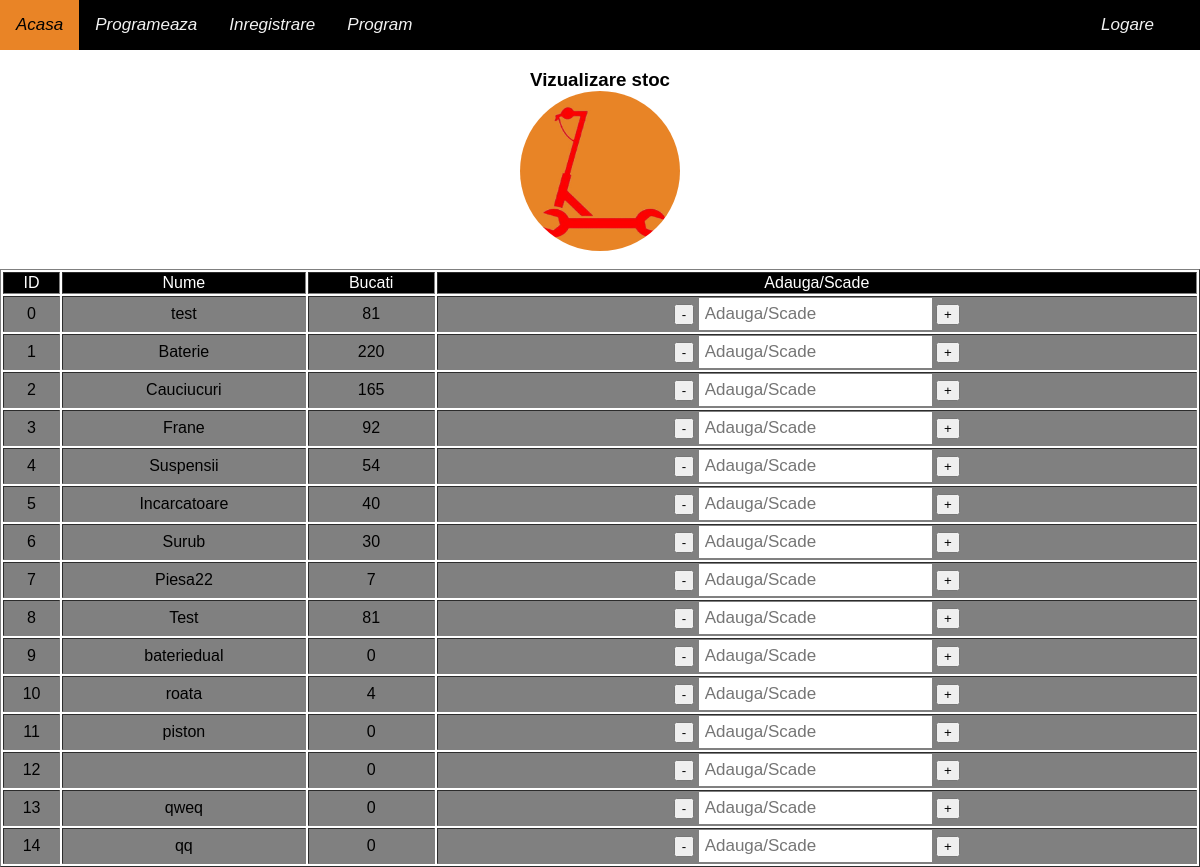
/stoc.php, run on an earlier commit of the app's database.
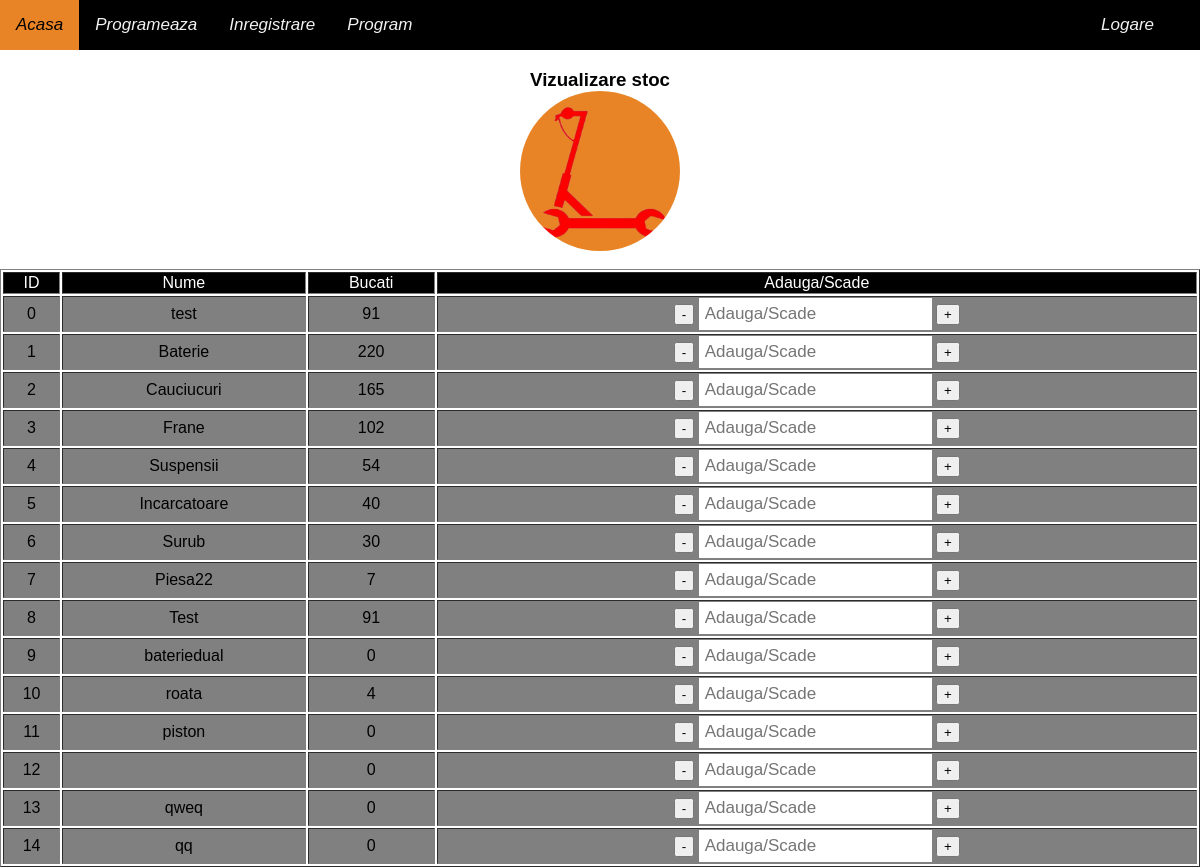
And on a later commit of the database.
### tables this page shows
CREATE TABLE `piese` (
  `ID` int(10) NOT NULL,
  `NumePiesa` varchar(100) NOT NULL,
  `Numar` int(10) NOT NULL
);

### stoc.php (the view, shortened to what this page needs)
<?php
include "./models/header.php";
?>
<body style="background-color: white">
   <?php include_once "./models/navbar.php" ?>
   <h3 style="text-align:center">
      <a>Vizualizare stoc</a>
      <br>
      <img alt="?" src="image/logo.png" style="border-radius: 50%;" width="160" height="160">
   </h3>
   <?php
   include("db/connection.php");
   $select = "SELECT * from piese";
   $query = mysqli_query($conn, $select);
   $tabel = "<table border=1 style='width:100%;overflow-x:auto;'>";
   $tabel .= "<tr style='background-color:black; color:white;'>
      <td align=center>ID</td>";
   $tabel .= "<td align=center>Nume</td>";
   $tabel .= "<td align=center>Bucati</td>";
   $tabel .= "<td align=center>Adauga/Scade</td>";
   $tabel .= "
   </tr>";
   if (mysqli_num_rows($query) > 0) {
      while ($row = mysqli_fetch_assoc($query)) {
         $tabel .= "<tr style='background-color:gray'>
      <td align=center>" . $row["ID"] . "</td>
      <td align=center>" . $row["NumePiesa"] . "</td>
      <td align=center>" . $row["Numar"] . "</td>
      <td align=center>". '<form action="stoc.php" method="post">
         <input type="submit" class= button name="sub" value="-" />
         <input type="text" placeholder="Adauga/Scade" name="nr" value=""/>
         <input type="submit" class= button name="add" value="+" />
         <input type="hidden" name="id" value="' .$row["ID"].'"/>
      </form>
      </td></tr>';
      }
      $tabel .= "</table>";
      echo $tabel;
   }
   ?>
</body>

What changed in the data, as far as the page shows it:
changed piese "test": Numar "81" → "91"
changed piese "Frane": Numar "92" → "102"
changed piese "Test": Numar "81" → "91"
